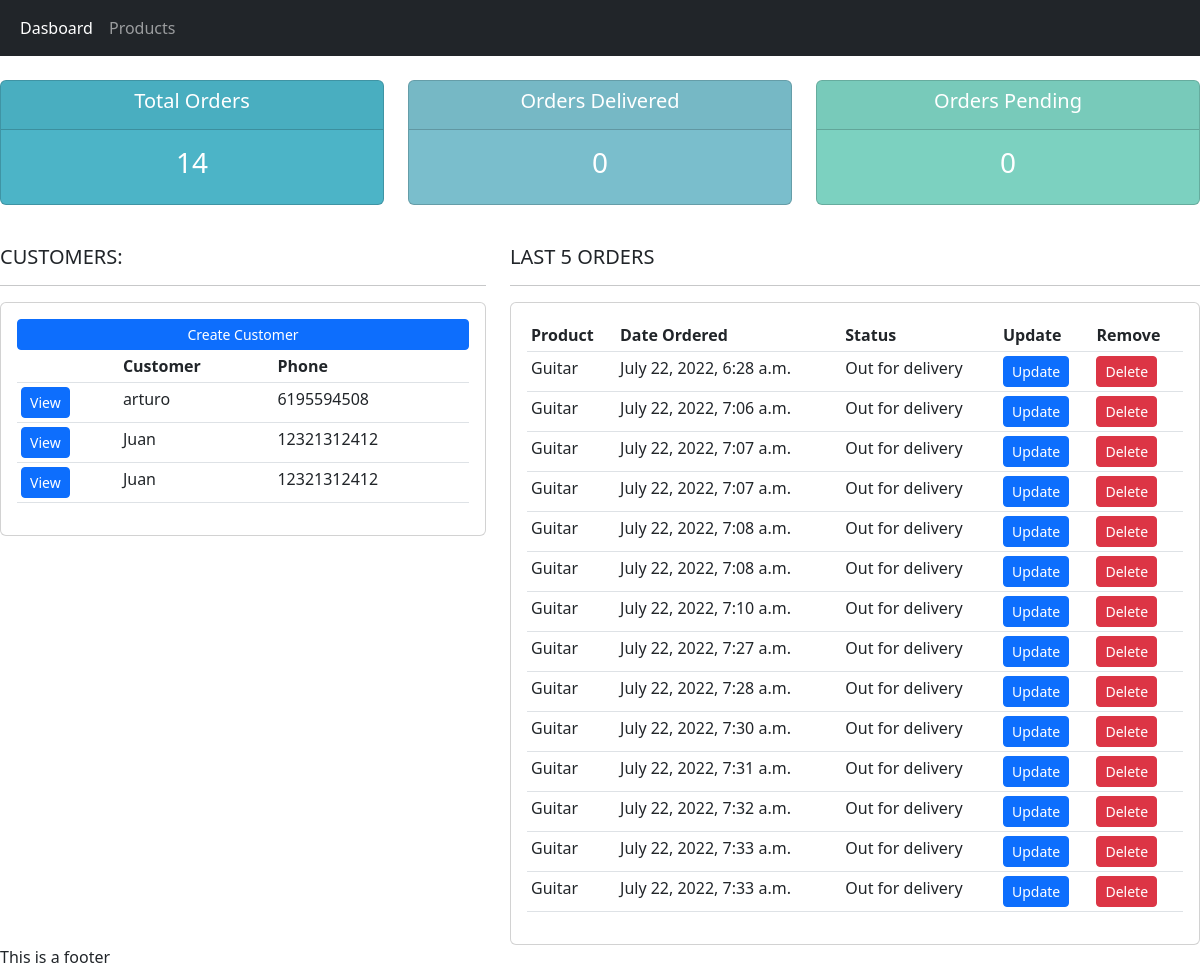
Before: / with the older database file.
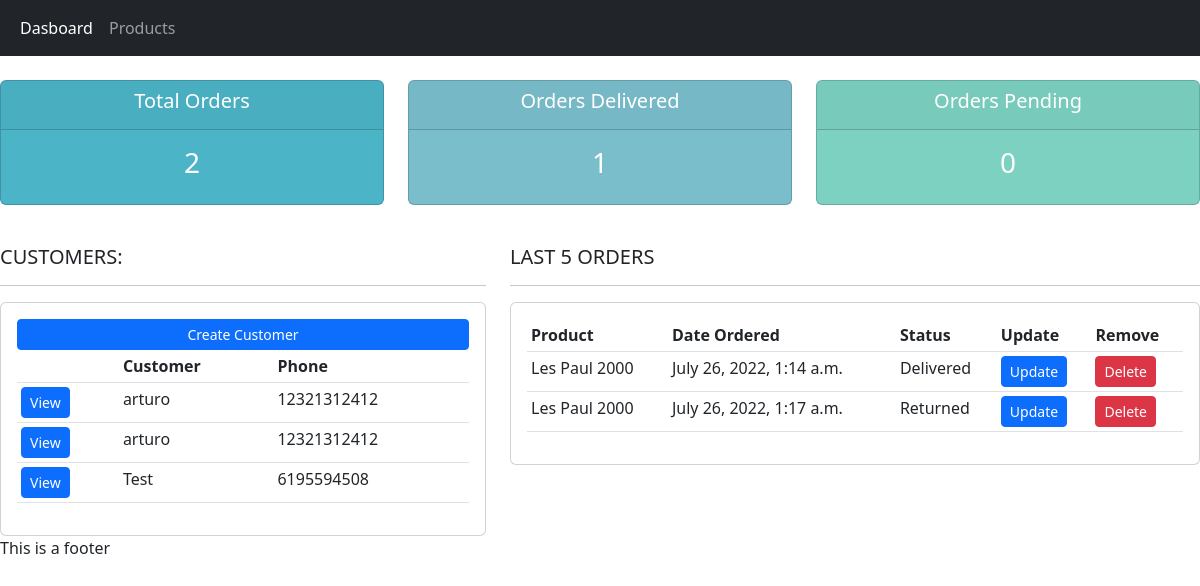
After: the same page with the newer database file.
### accounts/models.py (models this page shows, shortened)
class Customer(models.Model):
    name=models.ForeignKey(User,null=True,on_delete=models.CASCADE)
    phone=models.CharField(max_length=200,null=True)
    email=models.CharField(max_length=200,null=True)
    country=models.CharField(max_length=100,null=True)
    street = models.CharField(max_length=200,null=True)
    state = models.CharField(max_length=100,null=True)
    zipcode=models.FloatField(null=True)
    cartNumber = models.CharField(max_length=100,null=True)
    date_created_on=models.DateTimeField(auto_now_add=True,null=True)

class Order(models.Model):
    STATUS=(
    ('Pending','Pending'),
    ('Out for delivery','Out for delivery'),
    ('Delivered','Delivered'),
    ('Returned','Returned')
    )
    customer=models.ForeignKey(Customer,null=True,on_delete=models.SET_NULL)
    product=models.ForeignKey(Product,null=True,on_delete=models.SET_NULL)
    date_created_on=models.DateTimeField(auto_now_add=True,null=True)
    status=models.CharField(max_length=200,null=True,choices=STATUS)
    note = models.CharField(max_length=1000,null=True)

class Product(models.Model):
    CATEGORY=(
    ('Instruments','Instruments'),
    ('Strings','Strings'),
    ('Percussion','Percussion'),
    ('Wind','Wind'),
    ('Keyboards','Keyboards'),
    ('Brass','Brass')
    )
    name=models.CharField(max_length=200,null=True)
    price=models.FloatField(null=True)
    category=models.CharField(max_length=200,null=True,choices=CATEGORY)
    description=models.TextField(null=True,blank=True)
    image_url = models.TextField(null=True)
    date_created_on=models.DateTimeField(auto_now_add=True,null=True)
    tags=models.ManyToManyField(Tag)
    def __str__(self):
        return self.name

### accounts/views.py (the view)
# urls.py: path('', views.home,name='home'),
def home(request):
    orders=Order.objects.all()
    customers=Customer.objects.all()
    total_customers = customers.count()
    total_orders = orders.count()
    delivered=orders.filter(status='Delivered').count()
    pending=orders.filter(status="Pending").count()
    context = {
        'orders':orders,
        'customers':customers,
        'total_orders':total_orders,
        'total_customers':total_customers,
        'delivered':delivered,
        'pending':pending
        }
    return render(request,'accounts/dashboard.html',context)

### templates/accounts/dashboard.html
{% extends 'base.html' %}
{% block content %}
{% include 'accounts/status.html' %}
<br>
<div class="row">
	<div class="col-md-5">
		<h5>CUSTOMERS:</h5>
		<hr>
		<div class="card card-body">
			<a class="btn btn-primary  btn-sm btn-block" href="">Create Customer</a>
			<table class="table table-sm">
				<tr>
					<th></th>
					<th>Customer</th>
					<th>Phone</th>
				</tr>
				{% for i in customers %}
				<tr>
					<td ><a class='btn btn-primary  btn-sm btn-block' href="{% url 'customer' i.id %}">View</a></td>
					<td>{{i.name}}</td>
					<td>{{i.phone}}</td>
				</tr>
				{%endfor%}
			</table>
		</div>
	</div>
	<div class="col-md-7">
		<h5>LAST 5 ORDERS</h5>
		<hr>
		<div class="card card-body">
			<table class="table table-sm">
				<tr>
					<th>Product</th>
					<th>Date Ordered</th>
					<th>Status</th>
					<th>Update</th>
					<th>Remove</th>
				</tr>
				{% for i in orders %}
				<tr>
					<td>{{i.product}}</td>
					<td>{{i.date_created_on}}</td>
					<td>{{i.status}}</td>
					<td><a href="{% url 'update_order' i.id %}" class="btn btn-sm btn-primary">Update</a></td>
					<td><a href="{% url 'delete_order' i.id %}" class="btn btn-sm btn-danger">Delete</a></td>
				</tr>
				{%endfor%}
			</table>
		</div>
	</div>
</div>
{% endblock content %}

### templates/base.html (shortened to what this page needs)
{% load static %}
<!DOCTYPE html>
<html lang="en">
<head>
    <link rel="stylesheet" href="{% static '/css/base.css' %}" type="text/css">
<link href="https://cdn.jsdelivr.net/npm/bootstrap@5.2.0-beta1/dist/css/bootstrap.min.css" rel="stylesheet">    <title>CRM</title>
</head>
<body>
    <nav class="navbar navbar-expand-lg bg-dark navbar-dark">
        <div class="container-fluid">
          <div class="collapse navbar-collapse" id="navbarNav">
            <ul class="navbar-nav">
              <li class="nav-item">
                <a class="nav-link active" aria-current="page" href="{% url 'home' %}">Dasboard</a>
              </li>
              <li class="nav-item">
                <a class="nav-link" href="{% url 'products' %}">Products</a>
              </li>
            </ul>
          </div>
        </div>
      </nav>
    {% block content %}
    {% endblock content %}
    <footer> This is a footer</footer>
</body>
</html>

### templates/accounts/status.html
<br>
<div class="row">
	<div class="col">
		<div class="col-md">
			<div class="card text-center text-white  mb-3" id="total-orders">
			  	<div class="card-header">
			  		<h5 class="card-title">Total Orders</h5>
			  	</div>
			  	<div class="card-body">
			    	<h3 class="card-title">{{total_orders}}</h3>
			  	</div>
			</div>
		</div>
	</div>
	<div class="col">
		<div class="col-md">
			<div class="card text-center text-white  mb-3" id="orders-delivered">
			  	<div class="card-header">
			  		<h5 class="card-title">Orders Delivered</h5>
			  	</div>
			  	<div class="card-body">
			    	<h3 class="card-title">{{delivered}}</h3>
			  	</div>
			</div>
		</div>
	</div>
	<div class="col">
		<div class="col-md">
			<div class="card text-center text-white  mb-3" id="orders-pending">
			  	<div class="card-header">
			  		<h5 class="card-title">Orders Pending</h5>
			  	</div>
			  	<div class="card-body">
			    	<h3 class="card-title">{{pending}}</h3>
			  	</div>
			</div>
		</div>
	</div>
</div>

### static/css/base.css (style rules this page uses)
body { background-color: #ebeff5; }
#total-orders { background-color: #4cb4c7; }
#orders-delivered { background-color: #7abecc; }
#orders-pending { background-color: #7CD1C0; }

Changed rows visible on the page:
removed Customer: name "Juan", phone "12321312412"
removed Customer: name "Juan", phone "12321312412"
removed Order: product "Guitar", date_created_on "July 22, 2022, 6:28 a.m.", status "Out for delivery"
removed Order: product "Guitar", date_created_on "July 22, 2022, 7:06 a.m.", status "Out for delivery"
removed Order: product "Guitar", date_created_on "July 22, 2022, 7:07 a.m.", status "Out for delivery"
removed Order: product "Guitar", date_created_on "July 22, 2022, 7:07 a.m.", status "Out for delivery"
removed Order: product "Guitar", date_created_on "July 22, 2022, 7:08 a.m.", status "Out for delivery"
removed Order: product "Guitar", date_created_on "July 22, 2022, 7:08 a.m.", status "Out for delivery"
removed Order: product "Guitar", date_created_on "July 22, 2022, 7:10 a.m.", status "Out for delivery"
removed Order: product "Guitar", date_created_on "July 22, 2022, 7:27 a.m.", status "Out for delivery"
removed Order: product "Guitar", date_created_on "July 22, 2022, 7:28 a.m.", status "Out for delivery"
removed Order: product "Guitar", date_created_on "July 22, 2022, 7:30 a.m.", status "Out for delivery"
removed Order: product "Guitar", date_created_on "July 22, 2022, 7:31 a.m.", status "Out for delivery"
removed Order: product "Guitar", date_created_on "July 22, 2022, 7:32 a.m.", status "Out for delivery"
removed Order: product "Guitar", date_created_on "July 22, 2022, 7:33 a.m.", status "Out for delivery"
removed Order: product "Guitar", date_created_on "July 22, 2022, 7:33 a.m.", status "Out for delivery"
changed Customer (number 1 of 3 on the later page): phone "6195594508" → "12321312412"
added Customer: name "arturo", phone "12321312412"
added Customer: name "Test", phone "6195594508"
added Order: product "Les Paul 2000", date_created_on "July 26, 2022, 1:14 a.m.", status "Delivered"
added Order: product "Les Paul 2000", date_created_on "July 26, 2022, 1:17 a.m.", status "Returned"
Other visible differences:
{{ total_orders }}: "14" → "2"
{{ delivered }}: "0" → "1"
